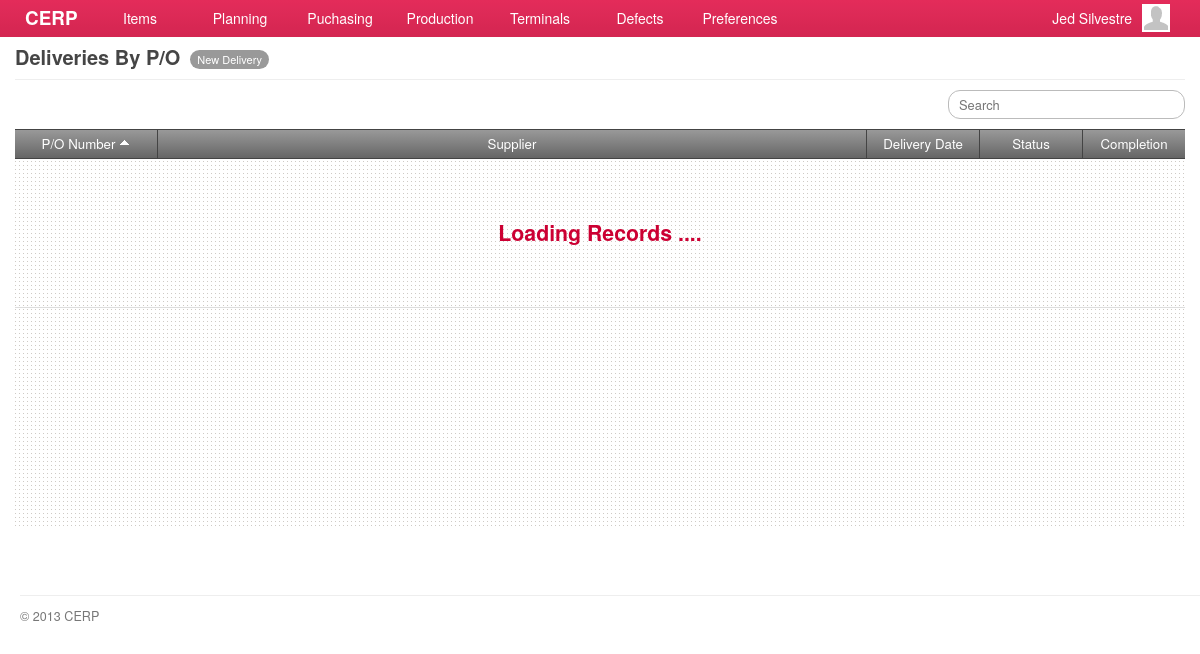
Page /account/deliveries.php (signed in) on the earlier database version.
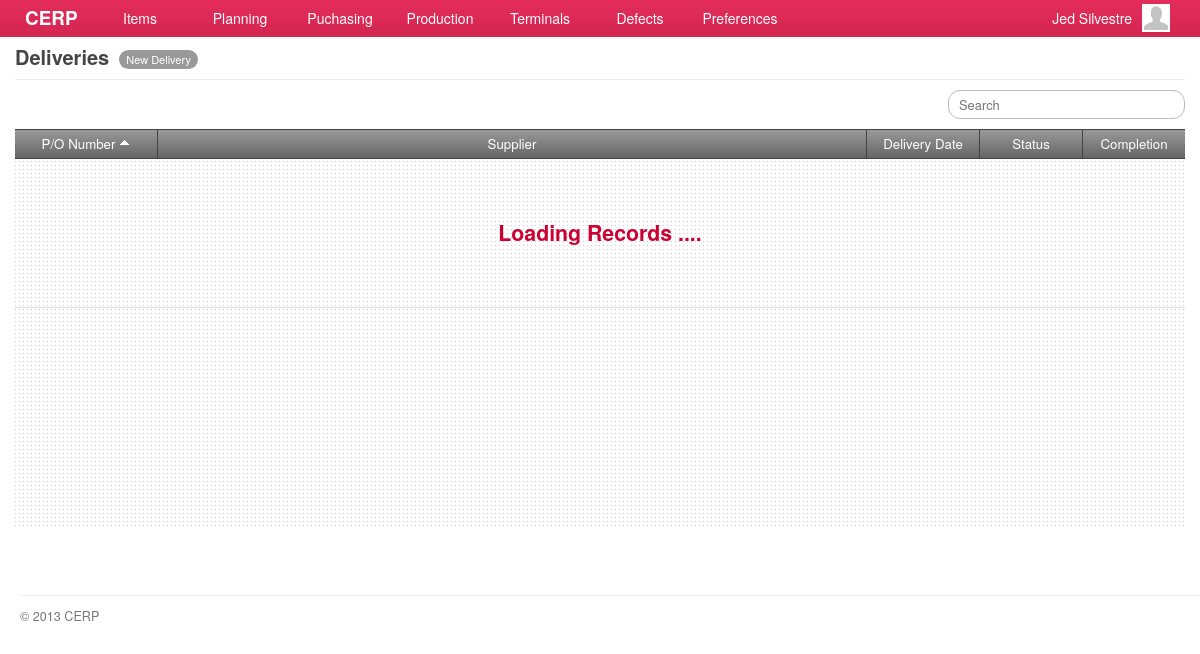
Same page on the later database version.
### tables this page shows
CREATE TABLE `capabilities` (
  `id` int(11) NOT NULL AUTO_INCREMENT,
  `title` varchar(45) DEFAULT NULL,
  `name` varchar(45) DEFAULT NULL,
  `capability` varchar(45) DEFAULT NULL,
  `url` varchar(45) DEFAULT NULL,
  `parent` int(11) DEFAULT NULL,
  PRIMARY KEY (`id`)
);

### include/general.class.php (called while the page is built, shortened)
<?php
require('database.class.php');
require('capabilities.class.php');
require('role.class.php');
$DB				= new MySQL;
  $DB->database	= "cerpdb";
  $DB->username	= "cerpuser";
  $DB->password	= "cerpuser";
  $DB->hostname	= "localhost";
$Capabilities	= new Capabilities($DB);
$Signed			= $_SESSION['user'];
$Role		= new Role($DB, $Signed['id']);
?>

### include/role.class.php (called while the page is built, shortened)
<?php
class Role
{
	private $DB;
	private $user_id;
	function Role($db, $uid) {
  	$this->DB = $db;
		$this->user_id = $uid;
  }
	function isCapableByName($cap_name) {
		foreach ($this->getUserRoles() as $user_role) {
			$result = $this->DB->Find('role_capabilities', array(
						  			'columns' 		=> 'role_capabilities.*',
						  			'joins' => 'INNER JOIN capabilities ON capabilities.id = role_capabilities.capability_id',
						  	    'conditions' 	=> 'capabilities.capability="'. $cap_name .'" AND role_id='. $user_role['role_id']));
			if(isset($result)) {
				return TRUE;
			}
		}
	}
	function getUserRoles() {
		$result = $this->DB->Get('user_roles', array(
						  			'columns' 		=> 'user_roles.role_id, roles.name',
						  			'joins' => 'INNER JOIN roles ON roles.id = user_roles.role_id',
						  	    'conditions' 	=> 'user_roles.user_id='. $this->user_id));
		if(isset($result)) {
			return $result;
		}
	}
}

### include/database.class.php (called while the page is built, shortened)
<?php
class MySQL {
  public $username	= "cerpuser";
  public $password	= "cerpuser";
  public $hostname	= "localhost";
  public function Connect() {
    $conn = mysql_connect($this->hostname, $this->username, $this->password) or die("<br/><span class='notice'><p class='error'><strong>ERROR!</strong> Unable to connect to MySQL! </p></span>");
    return $conn;
  }
  public function Query($sql) {
  	$conn = $this->Connect();
    $result = mysql_query($sql, $conn);
	return $result;
  }
	function Find($table, $args='') {
  	if (isset($args)) {
  	  $args['columns'] = (isset($args['columns']) ? $args['columns'] : '*');
  	  $args['joins'] = (isset($args['joins']) ? $args['joins'] : '');
	 	 	$args['conditions'] = ($args['conditions'] == '' ? '' : 'where '.$args['conditions']);
		}
		$sql = "SELECT ".$args['columns']." FROM ".$table." ".$args['joins']." ".$args['conditions'];
		$row = $this->IsEmpty($this->Query($sql));
		return mysql_fetch_array($row);
  }
  function Get($table, $args='') {
  	if (isset($args)) {
  	  $args['columns'] = (isset($args['columns']) ? $args['columns'] : '*');
  	  $args['joins'] = (isset($args['joins']) ? $args['joins'] : '');
		  $args['conditions'] = ($args['conditions'] == '' ? '' : 'WHERE '.$args['conditions']);
  	  $args['order'] = (isset($args['order']) ? ' ORDER BY '.$args['order'] : '');
  	  $args['limit'] = (isset($args['limit']) ? ' LIMIT '.$args['limit'] : '');
  	  $args['group'] = (isset($args['group']) ? ' GROUP BY '.$args['group'] : '');
		}
		$data = array();
		$sql = "SELECT ".$args['columns']." FROM ".$table." ".$args['joins']." ".$args['conditions']." ".$args['group']." ".$args['order']." ".$args['limit'];
		$result = $this->IsEmpty($this->Query($sql));
		if(!empty($result)) {
	      while ($row = mysql_fetch_array($result)) {
	        $data[] = $row;
	      }
		}
		return $data;
  }
  private function IsEmpty($result) {
    if(mysql_num_rows($result) > 0) return $result;
    return null;
  }
}

### include/capabilities.class.php (called while the page is built, shortened)
<?php
class Capabilities {
  private $DB;
	public $All;
	function Capabilities($db) {
		$this->DB = $db;
		$this->GetCapabilities();
	}
  function GetTitle() {
    global $capability_key;
	return $this->All[$capability_key]['title'];
  }
	function GetCapabilities() {
		$capabilities = $this->DB->Get('capabilities', array(
					  			'columns' 		=> 'id, capability, title, name, parent, url',
					  	    'conditions' 	=> 'parent IS NOT null ORDER BY parent'));
		$all = array();
		foreach ($capabilities as $cap) {
			$all[$cap['capability']] = array('title' => $cap['title'],'name' => $cap['name'], 'url' => $cap['url'], 'parent' => $cap['parent']);
		}
		$this->All = $all;
	}
}

### account/deliveries.php (the view, shortened to what this page needs)
<?php
  $capability_key = 'deliveries';
  require('header.php');
	$allowed = $Role->isCapableByName($capability_key);
	if(!$allowed) {
		require('inaccessible.php');
	}else{
?>
	<div id="page">
		<div id="page-title">
    	<h2>
      	<span class="title"><?php echo $Capabilities->GetTitle(); ?></span>
        <?php
				  echo '<a href="'.$Capabilities->All['add_deliveries']['url'].'" class="nav">'.$Capabilities->All['add_deliveries']['title'].'</a>';
				?>
      </h2>
		</div>
		<div id="content">
      <div class="search">
        <input type="text" id="keyword" name="keyword" class="keyword" placeholder="Search" />
      </div>
      <div id="grid-deliveries" class="grid jq-grid" style="min-height:400px;">
        <table cellspacing="0" cellpadding="0">
          <thead>
            <tr>
							<td class="border-right text-center" width="130"><a class="sort default active up" column="po_number">P/O Number</a></td>
              <td class="border-right text-center"><a class="sort" column="supplier_name">Supplier</a></td>
              <td class="border-right text-center" width="100"><a class="sort" column="delivery_date">Delivery Date</a></td>
              <td class="border-right text-center" width="90"><a class="sort" column="status">Status</a></td>
              <td class="text-center" width="90"><a class="sort" column="completion_status">Completion</a></td>
            </tr>
          </thead>
          <tbody></tbody>
        </table>
      </div>
		</div>
	</div>
<?php }
require('footer.php'); ?>

### account/header.php (shortened to what this page needs)
<?php
require('../include/general.class.php');
?>
<!DOCTYPE html>
<html lang="en">
	<head>
		<link rel="stylesheet" href="../stylesheets/main.css" />
		<link rel="stylesheet" href="../stylesheets/form.css" />
		<link rel="stylesheet" href="../stylesheets/grid.css" />
		<link rel="stylesheet" href="../stylesheets/jquery.css" />
    <link rel="stylesheet" href="../stylesheets/simplePagination.css">
		<link rel="stylesheet" href="../stylesheets/jquery.modal.css" />
		<link rel="stylesheet" href="../stylesheets/smoothness/jquery-ui-1.10.1.custom.css" />
	</head>
	<body>
    <div id="container">
      <div id="header">
				<a id="brand" href="index.php" style="text-decoration: none">CERP</a>
			</div>
      <div id="main-menu">
        <div class="menu">
        	<a href="#" alt="#menu-items" class="show-submenu">Items</a>
        </div>
        <div class="menu">
          <a href="#" alt="#menu-plan" class="show-submenu">Planning</a>
        </div>
        <div class="menu">
          <a href="#" alt="#menu-purchasing" class="show-submenu">Puchasing</a>
        </div>
        <div class="menu">
          <a href="#" alt="#menu-production" class="show-submenu">Production</a>
        </div>
        <div class="menu">
          <a href="#" alt="#menu-terminals" class="show-submenu">Terminals</a>
        </div>
        <div class="menu">
          <a href="#" alt="#menu-defects" class="show-submenu">Defects</a>
        </div>
        <div class="menu">
          <a href="#" alt="#menu-preferences" class="show-submenu">Preferences</a>
        </div>
      </div>
      <div id="menu-profile">
         <div class="avatar small"></div>
         <span><?php echo $Signed['first_name']." ". $Signed['last_name']; ?> </span>
      </div>
    </div>

### account/footer.php (shortened to what this page needs)
      <div id="footer">
        <p>&copy; 2013 CERP</p>
      </div>
  </body>
</html>

### stylesheets/main.css (style rules this page uses)
*, html, body { margin:0;padding:0; }
html { font-size: 100%; -webkit-text-size-adjust: 100%; -ms-text-size-adjust: 100%; }
body { margin: 0; font-family:"Helvetica Neue", Helvetica, Arial, sans-serif; font-size:14px; line-height:20px; color:#454545; background-color:#ffffff; }
h1, h2, h3, h4 { padding:0 0 5px; margin:0 0 10px; }
h2 { font-size:20px; }
a { color: #0088cc; text-decoration: none; outline:none; }
#container { position: fixed; z-index:1; width:100%; height:37px; opacity:0.85; filter:alpha(opacity=85); }
#header { position:relative; padding:0 25px; height:37px; background-color:#cc0033; background-image:-moz-linear-gradient(top, #df083e, #cc0033); background-image:-webkit-gradient(linear, 0 0, 0 100%, from(#df083e), to(#cc0033)); background-image:-webkit-linear-gradient(top, #df083e, #cc0033); background-image:-o-linear-gradient(top, #df083e, #cc0033); background-image:linear-gradient(to bottom, #df083e, #cc0033); color:#ffffff; font-size:135%; }
#header a { color:#ffffff; }
#page { background-color:#ffffff; font-size:95%; }
#content { padding:0 15px; min-height: 500px; }
#footer { display:block; padding:5px 0px 0px 20px; }
#brand { float:left; display:block; margin:8px 0 0; font-weight:bold; }
#main-menu { position:absolute; display:block; top:0; left:90px; z-index: 99; }
#main-menu .menu { float:left; width:100px; height:37px; text-align:center; outline:none; cursor:pointer; }
#main-menu .menu a { margin:8px 0 0; display:block; color:#ffffff; outline:none; }
#menu-profile { position:absolute; top:0; right:25px; display:block; padding:3px 5px 0 0; width:170px; height:33px; color:#fff; cursor:pointer; }
#menu-profile .avatar { float:right; margin:1px 0 0 10px; border:none; }
#menu-profile span { float:right; display:block; margin-top:5px; }
#page-title { margin:0 15px 10px; padding:47px 0 0; border-bottom:solid 1px #eeeeee; }
#page-title h2 { margin:0; padding:0 0 10px; }
#page-title h2 .title { float:left; padding-right:5px; }
#page-title h2 .nav { float:left; display:block; margin:3px 0 0 5px; padding:4px 7px; background-color:#999999; color:#ffffff; font-weight:normal; font-size:11px; line-height:11px; cursor:pointer; -webkit-border-radius:12px; -moz-border-radius:12px; border-radius:12px; }
#footer p { padding:10px 0 0; border-top:solid 1px #eeeeee; color:#777777; font-size:90%; }
.avatar { border:solid 1px #dddddd; background:#ffffff url('../images/icons/man-24x24.png') no-repeat center; }
.avatar.small { width:28px; height:28px; }
.border-right { border-right:solid 1px #dddddd; }
.text-center { text-align:center; }

### stylesheets/form.css (style rules this page uses)
input, textarea, select { padding:4px 5px; border:solid 1px #bbbbbb; color:#222222; font-size:97%; font-family:"Helvetica Neue", Helvetica, Arial, sans-serif; -webkit-border-radius:3px; -moz-border-radius:3px; border-radius:3px; }

### stylesheets/grid.css (style rules this page uses)
.grid { min-width:750px; overflow-x:scroll; background:#ffffff url('../images/bg-dotted.png') repeat left top; }
.grid table { margin:0; padding:0; width:100%; }
.grid table thead tr td { padding:4px 6px; border-top:solid 1px #444444; border-bottom:solid 1px #444444; background-color:#666666; background-image:-moz-linear-gradient(top, #999999, #666666); background-image:-webkit-gradient(linear, 0 0, 0 100%, from(#999999), to(#666666)); background-image:-webkit-linear-gradient(top, #999999, #666666); background-image:-o-linear-gradient(top, #999999, #666666); background-image:linear-gradient(to bottom, #999999, #666666); color:#ffffff; font-weight:normal; }
.grid table thead tr td.border-right { border-color:#444444; }
.grid table thead tr td a { color:#ffffff; }
.grid table thead tr td a.sort { padding:0 0 0 0; }
.grid table thead tr td a.sort.active { padding:0 15px 0 0; background:url('../images/icons/icon-sort-down.png') no-repeat right 3px; }
.grid table thead tr td a.sort.active.up { background:url('../images/icons/icon-sort-up.png') no-repeat right 4px; }
.search { margin:0 0 10px; text-align:right; }
.search input { padding-left:10px; width:220px; -webkit-border-radius:12px; -moz-border-radius:12px; border-radius:12px; }

Differences in the rows shown:
changed capabilities: title "Deliveries By P/O" → "Deliveries"
